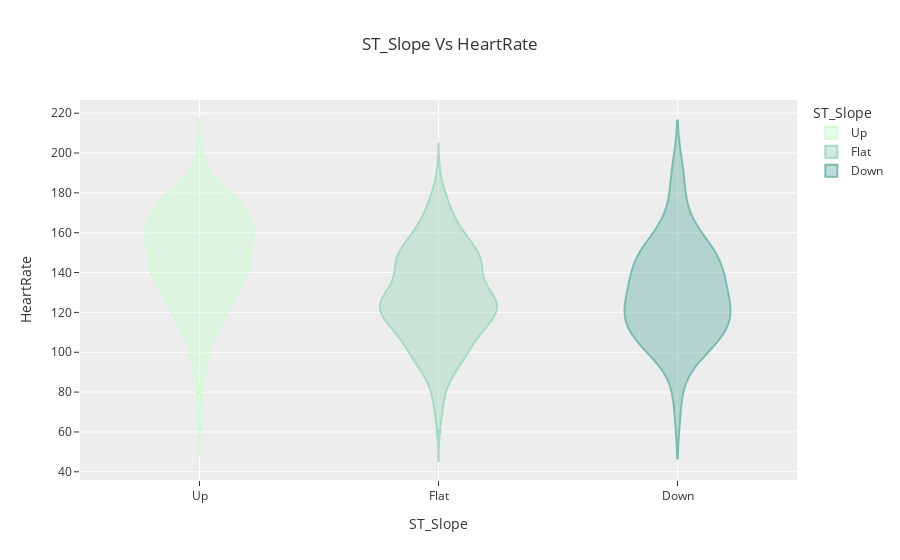

Notebook source saved alongside this figure:
### Code cell
px.violin(df,x='ST_Slope',y='MaxHR',color='ST_Slope',labels={'MaxHR':'HeartRate'},template='ggplot2',title='ST_Slope Vs HeartRate',color_discrete_sequence=px.colors.sequential.Darkmint)

### Figure 1 — Plotly figure (JSON) as saved in the notebook; plotly's stock layout.template omitted (floating-point values rounded to 4 significant figures; data arrays with more than 128 entries replaced by an {"elided": "..."} marker saying what was removed)
{"data": [{"alignmentgroup": "True", "box": {"visible": false}, "hovertemplate": "ST_Slope=%{x}<br>HeartRate=%{y}<extra></extra>", "legendgroup": "Up", "marker": {"color": "rgb(210, 251, 212)"}, "name": "Up", "offsetgroup": "Up", "orientation": "v", "scalegroup": "True", "showlegend": true, "type": "violin", "x": {"elided": "395 str values"}, "x0": " ", "xaxis": "x", "y": {"elided": "395 int values"}, "y0": " ", "yaxis": "y"}, {"alignmentgroup": "True", "box": {"visible": false}, "hovertemplate": "ST_Slope=%{x}<br>HeartRate=%{y}<extra></extra>", "legendgroup": "Flat", "marker": {"color": "rgb(165, 219, 194)"}, "name": "Flat", "offsetgroup": "Flat", "orientation": "v", "scalegroup": "True", "showlegend": true, "type": "violin", "x": {"elided": "460 str values"}, "x0": " ", "xaxis": "x", "y": {"elided": "460 int values"}, "y0": " ", "yaxis": "y"}, {"alignmentgroup": "True", "box": {"visible": false}, "hovertemplate": "ST_Slope=%{x}<br>HeartRate=%{y}<extra></extra>", "legendgroup": "Down", "marker": {"color": "rgb(123, 188, 176)"}, "name": "Down", "offsetgroup": "Down", "orientation": "v", "scalegroup": "True", "showlegend": true, "type": "violin", "x": ["Down", "Down", "Down", "Down", "Down", "Down", "Down", "Down", "Down", "Down", "Down", "Down", "Down", "Down", "Down", "Down", "Down", "Down", "Down", "Down", "Down", "Down", "Down", "Down", "Down", "Down", "Down", "Down", "Down", "Down", "Down", "Down", "Down", "Down", "Down", "Down", "Down", "Down", "Down", "Down", "Down", "Down", "Down", "Down", "Down", "Down", "Down", "Down", "Down", "Down", "Down", "Down", "Down", "Down", "Down", "Down", "Down", "Down", "Down", "Down", "Down", "Down", "Down"], "x0": " ", "xaxis": "x", "y": [150, 123, 120, 182, 141, 128, 128, 130, 145, 122, 114, 100, 105, 140, 84, 120, 110, 117, 128, 108, 118, 106, 69, 148, 140, 112, 150, 110, 135, 135, 130, 120, 129, 100, 112, 102, 105, 119, 119, 150, 127, 112, 155, 140, 150, 145, 133, 114, 103, 152, 96, 160, 111, 152, 194, 125, 187, 145, 160, 168, 140, 169, 144], "y0": " ", "yaxis": "y"}], "layout": {"legend": {"title": {"text": "ST_Slope"}, "tracegroupgap": 0}, "title": {"text": "ST_Slope Vs HeartRate"}, "violinmode": "overlay", "xaxis": {"anchor": "y", "categoryarray": ["Up", "Flat", "Down"], "categoryorder": "array", "domain": [0, 1], "title": {"text": "ST_Slope"}}, "yaxis": {"anchor": "x", "domain": [0, 1], "title": {"text": "HeartRate"}}}}
